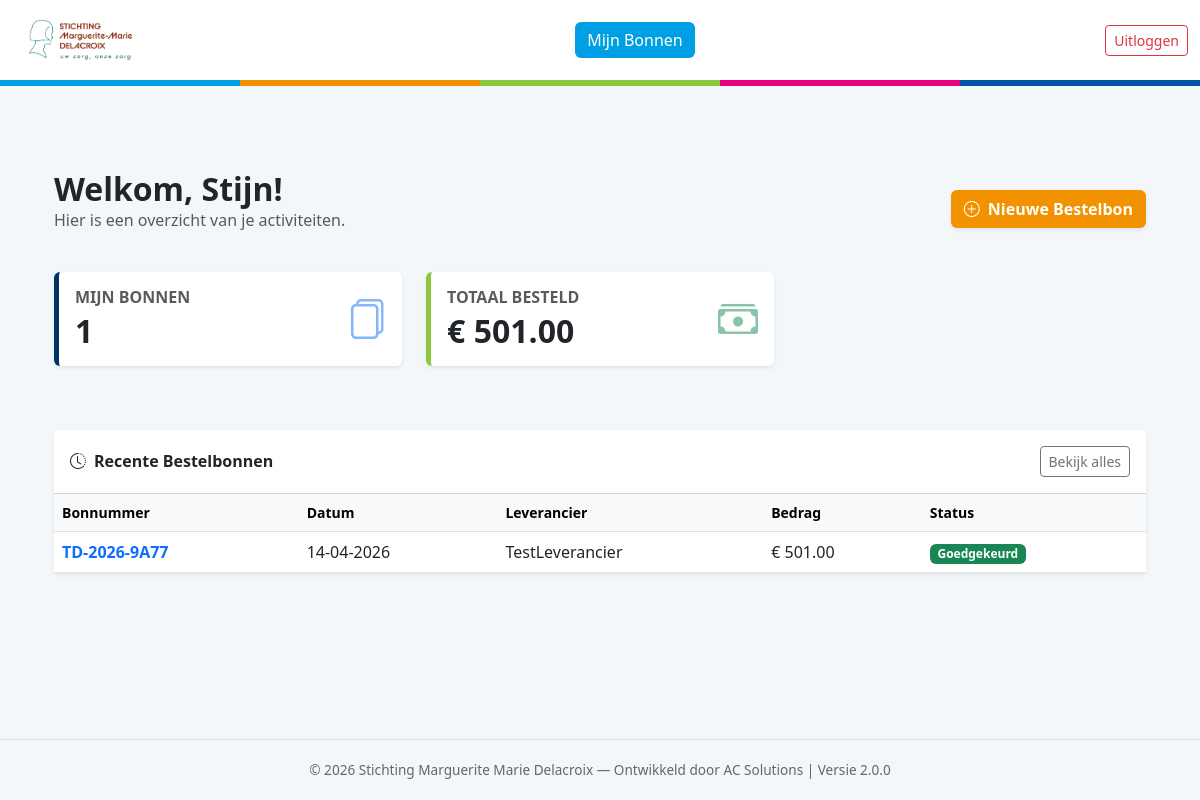
The app's page /dashboard (signed in), older data.
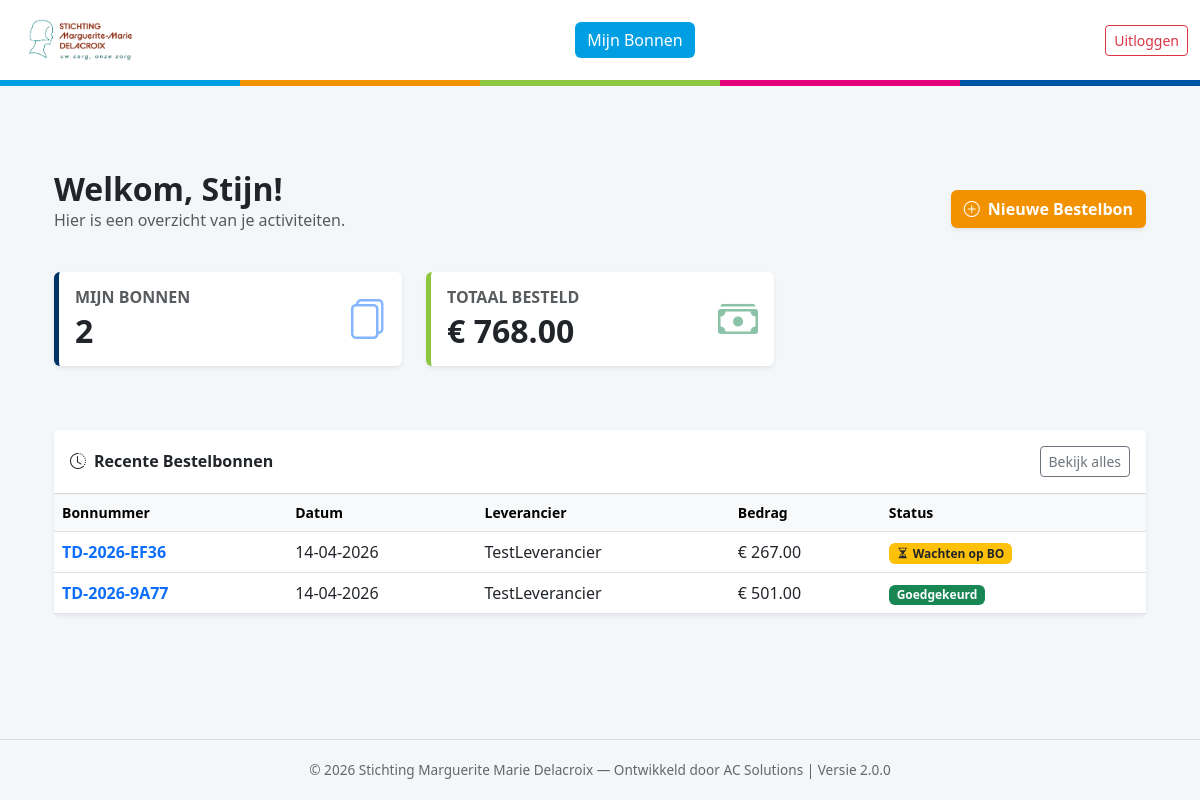
The same page, newer data.
### models.py (models this page shows)
class Order(db.Model):
    id = db.Column(db.Integer, primary_key=True)
    order_number = db.Column(db.String(50), unique=True)
    created_at = db.Column(db.DateTime, default=datetime.utcnow)
    status = db.Column(db.String(30), default='Concept')
    reference = db.Column(db.String(200))
    total_amount = db.Column(db.Float, default=0.0)
    user_id = db.Column(db.Integer, db.ForeignKey('user.id'))
    supplier_id = db.Column(db.Integer, db.ForeignKey('supplier.id'))
    attachment_filename = db.Column(db.String(255))
    rejection_reason = db.Column(db.Text)
    notify_on_update = db.Column(db.Boolean, default=True)
    notification_type = db.Column(db.String(20), default='Final')
    bo_approval_code = db.Column(db.String(50))
    bo_approval_date = db.Column(db.DateTime)
    bo_name = db.Column(db.String(100))
    dir_approval_code = db.Column(db.String(50))
    dir_approval_date = db.Column(db.DateTime)
    dir_name = db.Column(db.String(100))
    supplier = db.relationship('Supplier', backref='orders', lazy=True)
    lines = db.relationship('OrderLine', backref='order', lazy=True)
    attachments = db.relationship('Attachment', backref='order', lazy=True)

class Supplier(db.Model):
    id = db.Column(db.Integer, primary_key=True)
    name = db.Column(db.String(100), unique=True, nullable=False)
    street = db.Column(db.String(100))
    house_number = db.Column(db.String(10))
    zip_code = db.Column(db.String(20))
    city = db.Column(db.String(100))
    country = db.Column(db.String(100), default="België")
    vat_number = db.Column(db.String(20))
    email = db.Column(db.String(120), nullable=True)

### app.py (the view, shortened to what this page needs)
@app.route('/dashboard')
@login_required
def dashboard():
    auto_escalate_stale_orders()
    my_orders_count = Order.query.filter_by(user_id=current_user.id).count()
    my_total_spent = db.session.query(func.sum(Order.total_amount)).filter(
        Order.user_id == current_user.id,
        Order.status.not_in(['Concept', 'Afgewezen'])
    ).scalar() or 0.0
    pending_approvals = 0
    if current_user.role == 'Admin':
        pending_approvals = Order.query.filter(Order.status.in_(['Wachten op BO', 'Wachten op Directie'])).count()
    elif current_user.role == 'BO':
        pending_approvals = Order.query.join(User, Order.user_id == User.id)\
                                      .filter(User.department_id == current_user.department_id,
                                              Order.status == 'Wachten op BO',
                                              Order.user_id != current_user.id).count()
    recent_orders = Order.query.filter_by(user_id=current_user.id).order_by(Order.created_at.desc()).limit(5).all()
    return render_template('dashboard.html', **locals())

### app.py (called while the page is built)
@login_manager.user_loader
def load_user(user_id):
    return User.query.get(int(user_id))

def auto_escalate_stale_orders():
    grens_datum = datetime.utcnow() - timedelta(days=5)
    stale_orders = Order.query.filter(
        Order.status == 'Wachten op BO',
        Order.created_at <= grens_datum
    ).all()
    if stale_orders:
        for order in stale_orders:
            order.status = 'Wachten op Directie'
            order.bo_approval_code = 'AUTO_PUSH'
        db.session.commit()

### templates/dashboard.html (shortened to what the changed rows need)
{% extends "base.html" %}
{% block content %}
<div class="container pb-5">
    <div class="d-flex justify-content-between align-items-center mb-4">
        <div>
            <h2 class="fw-bold text-dark mb-0">Welkom, {{ current_user.username }}!</h2>
        </div>
    </div>
    <div class="row mb-5">
        <div class="col-md-4 mb-3">
            <div class="card shadow-sm border-0 h-100" style="border-left: 5px solid #003366 !important;">
                <div class="card-body">
                    <div class="d-flex justify-content-between align-items-center">
                        <div>
                            <h6 class="text-muted text-uppercase fw-bold mb-1">Mijn Bonnen</h6>
                            <h2 class="fw-bold mb-0 text-dark">{{ my_orders_count }}</h2>
                        </div>
                    </div>
                </div>
            </div>
        </div>
        <div class="col-md-4 mb-3">
            <div class="card shadow-sm border-0 h-100" style="border-left: 5px solid #8dc63f !important;">
                <div class="card-body">
                    <div class="d-flex justify-content-between align-items-center">
                        <div>
                            <h6 class="text-muted text-uppercase fw-bold mb-1">Totaal Besteld</h6>
                            <h2 class="fw-bold mb-0 text-dark">€ {{"%.2f"|format(my_total_spent)}}</h2>
                        </div>
                    </div>
                </div>
            </div>
        </div>
    </div>
    <div class="card shadow-sm border-0">
        <div class="card-body p-0">
            {% if recent_orders %}
            <div class="table-responsive">
                <table class="table table-hover align-middle mb-0">
                    <thead class="table-light small">
                        <tr>
                            <th>Bonnummer</th>
                            <th>Datum</th>
                            <th>Leverancier</th>
                            <th>Bedrag</th>
                            <th>Status</th>
                        </tr>
                    </thead>
                    <tbody>
                        {% for order in recent_orders %}
                        <tr style="cursor: pointer;" onclick="window.location='{{ url_for('order_detail', order_id=order.id) }}'">
                            <td class="fw-bold text-primary">{{ order.order_number }}</td>
                            <td>{{ order.created_at.strftime('%d-%m-%Y') }}</td>
                            <td>{{ order.supplier.name }}</td>
                            <td>€ {{"%.2f"|format(order.total_amount)}}</td>
                            <td>
                                {% if order.status == 'Concept' %}
                                    <span class="badge bg-secondary">Concept</span>
                                {% elif order.status == 'Goedgekeurd' %}
                                    <span class="badge bg-success">Goedgekeurd</span>
                                {% elif order.status == 'Afgewezen' %}
                                    <span class="badge bg-danger">Afgewezen</span>
                                {% else %}
                                    <span class="badge bg-warning text-dark"><i class="bi bi-hourglass-split me-1"></i>{{ order.status }}</span>
                                {% endif %}
                            </td>
                        </tr>
                        {% endfor %}
                    </tbody>
                </table>
            </div>
            {% else %}
            <div class="p-5 text-center text-muted">
                <i class="bi bi-inbox fs-1 d-block mb-3"></i>
                Je hebt nog geen bestelbonnen aangemaakt.
            </div>
            {% endif %}
        </div>
    </div>
</div>
{% endblock %}

Row changes from the older to the newer data that the page shows:
added Order: order_number "TD-2026-EF36", created_at "14-04-2026", supplier.name "TestLeverancier", total_amount "267.00", status "Wachten op BO"
Text that changed along with them:
{{ my_orders_count }}: "1" → "2"
{{ "%.2f"|format(my_total_spent) }}: "501.00" → "768.00"
